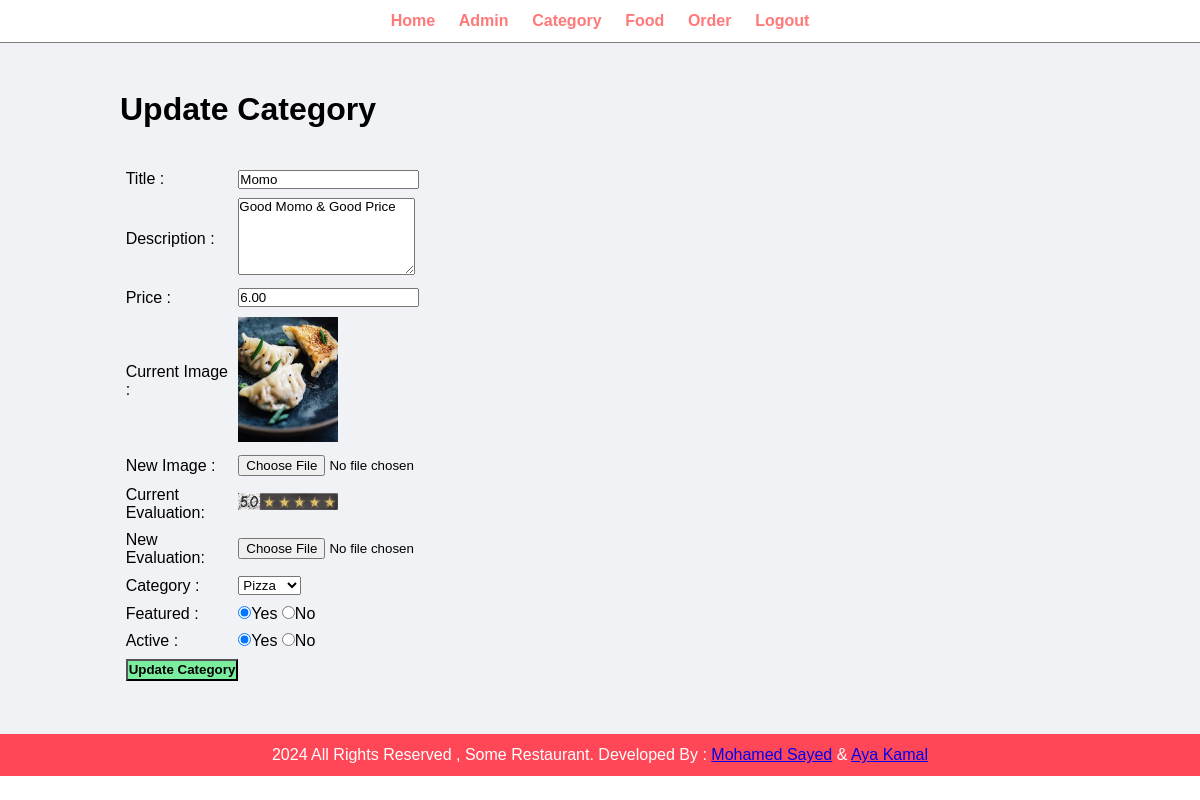
/admin/update-food.php?id=27 (signed in), run on the app's committed database.
### tables this page shows
CREATE TABLE `tbl_food` (
  `ID` int(10) UNSIGNED NOT NULL,
  `title` varchar(100) DEFAULT NULL,
  `description` text DEFAULT NULL,
  `price` decimal(10,2) DEFAULT NULL,
  `image_name` varchar(255) DEFAULT NULL,
  `evaluation_name` varchar(255) NOT NULL,
  `category_id` int(10) UNSIGNED NOT NULL,
  `featured` varchar(10) DEFAULT NULL,
  `active` varchar(10) DEFAULT NULL
);

CREATE TABLE `tbl_category` (
  `ID` int(10) UNSIGNED NOT NULL,
  `title` varchar(100) DEFAULT NULL,
  `image_name` varchar(255) NOT NULL,
  `featured` varchar(10) DEFAULT NULL,
  `active` varchar(10) DEFAULT NULL
);

### admin/update-food.php (the view, shortened to what this page needs)
<?php
include('partials/menu.php');
?>
<!DOCTYPE html>
<html lang="en">
<head>
</head>
<body>
    <div class="main-content">
        <div class="wrapper">
            <h1>Update Category</h1>
            <?php
            if (isset($_GET['id'])) {
                $id = $_GET['id'];
                $sql = "SELECT * FROM tbl_food WHERE ID = $id";
                $res = mysqli_query($conn, $sql);
                if ($res) {
                    $row = mysqli_fetch_assoc($res);
                    $title = $row['title'];
                    $description = $row['description'];
                    $price = $row['price'];
                    $current_image = $row['image_name'];
                    $current_evaluation=$row['evaluation_name'];
                    $category_id = $row['category_id'];
                    $featured = $row['featured'];
                    $active = $row['active'];
                } else {
                    $_SESSION['fetch-failed'] = "<div class='error'>Failed to fetch data.</div>";
                    header('location: ' . SITEURL . 'admin/manage-food.php');
                    ob_end_flush();
                    exit();
                }
            } else {
                header('location: ' . SITEURL . 'admin/manage-food.php');
                ob_end_flush();
                exit();
            }
            ?>
            <form action="" method="POST" enctype="multipart/form-data">
                <table class='tbl-30'>
                    <tr>
                        <td>Title : </td>
                        <td><input type="text" name="title" value="<?php echo htmlspecialchars($title); ?>"></td>
                    </tr>
                    <tr>
                        <td>Description : </td>
                        <td><textarea name="description" cols="20" rows="5"><?php echo htmlspecialchars($description); ?></textarea></td>
                    </tr>
                    <tr>
                        <td>Price : </td>
                        <td><input type="number" name="price" value="<?php echo htmlspecialchars($price); ?>"></td>
                    </tr>
                    <tr>
                        <td>Current Image : </td>
                        <td>
                            <?php
                            if ($current_image != "") {
                                ?>
                                <img src="<?php echo SITEURL; ?>images/food/<?php echo htmlspecialchars($current_image); ?>" width="100px" alt="<?php echo htmlspecialchars($title); ?>">
                                <?php
                            } else {
                                echo "<div class='error'>Image Not Available.</div>";
                            }
                            ?>
                        </td>
                    </tr>
                    <tr>
                        <td>New Image : </td>
                        <td><input type="file" name="new_image"></td>
                    </tr>
                    <tr>
                        <td>Current Evaluation:</td>
                        <td>
                            <?php
                            if($current_evaluation!="") {
                                ?>
                                <img src="<?php echo SITEURL;?>images/food/food-evaluation/<?php  echo htmlspecialchars($current_evaluation);?>" width="100px"alt="">
                                <?php
                            }
                            else
                            {
                                echo "<div class='error'>Evaluation Not Available</div>";
                            }
                            ?>
                        </td>
                    </tr>
                    <tr>
                        <td>New Evaluation:</td>
                        <td>
                            <input type="file" name="new_evaluation">
                        </td>
                    </tr>
                    <tr>
                        <td>Category : </td>
                        <td>
                            <select name="category">
                                <?php
                                $sql2 = "SELECT * FROM tbl_category WHERE active='Yes'";
                                $res2 = mysqli_query($conn, $sql2);
                                $count = mysqli_num_rows($res2);
                                if ($count > 0) {
                                    while ($row = mysqli_fetch_assoc($res2)) {
                                        $ca_id = $row['ID'];
                                        $ca_title = $row['title'];
                                        ?>
                                        <option value="<?php echo $ca_id; ?>" <?php if ($category_id == $ca_id) { echo "selected"; } ?>><?php echo htmlspecialchars($ca_title); ?></option>
                                        <?php
                                    }
                                } else {
                                    ?>
                                    <option value="0">Category Not Available</option>
                                    <?php
                                }
                                ?>
                            </select>
                        </td>
                    </tr>
                    <tr>
                        <td>Featured : </td>
                        <td>
                            <input type="radio" name="featured" <?php if ($featured == 'Yes') { echo "checked"; } ?> value="Yes">Yes
                            <input type="radio" name="featured" <?php if ($featured == 'No') { echo "checked"; } ?> value="No">No
                        </td>
                    </tr>
                    <tr>
                        <td>Active : </td>
                        <td>
                            <input type="radio" name="active" <?php if ($active == 'Yes') { echo "checked"; } ?> value="Yes">Yes
                            <input type="radio" name="active" <?php if ($active == 'No') { echo "checked"; } ?> value="No">No
                        </td>
                    </tr>
                    <tr>
                        <td>
                            <input type="submit" value="Update Category" name="submit" class="btn-secondary">
                        </td>
                    </tr>
                </table>
            </form>
        </div>
    </div>
</body>
</html>
<?php
include('partials/footer.php');
?>

### css/admin.css (style rules this page uses)
* { margin: 0; padding: 0; font-family: Arial, Helvetica, sans-serif; }
.tbl-30 { width: 30%; }
table tr td { padding: 1%; }
.btn-secondary { background-color:#7bed9f; padding: 1%; color: black; text-decoration: none; font-weight: bold; }
.wrapper { padding: 1%; width: 80%; margin: 0 auto; }
.main-content { background-color: #f1f2f6; padding: 3% 0; }

### data on the page
tbl_food: title "Momo", description "Good Momo & Good Price", price "6.00", image_name (picture), evaluation_name (picture), category "Pizza", featured "☑", active "☑"
